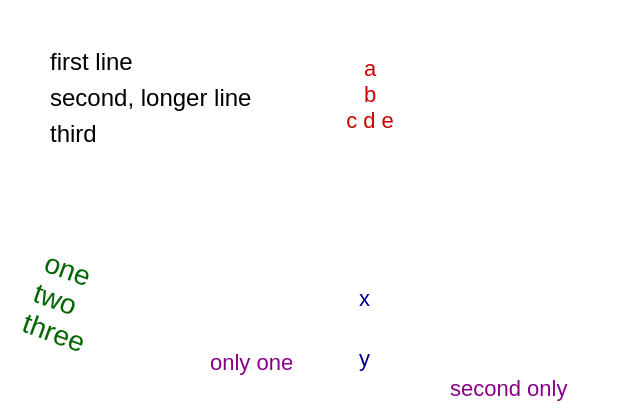

The Vega-Lite source for this figure:
### Vega specification from a JSON file in a GitHub repository (floating-point values rounded to 4 significant figures)
{"$schema": "https://vega.github.io/schema/vega/v6.json", "width": 300, "height": 200, "padding": 5, "marks": [{"type": "text", "encode": {"update": {"x": {"value": 20}, "y": {"value": 30}, "text": {"value": ["first line", "second, longer line", "third"]}, "fontSize": {"value": 12}, "lineHeight": {"value": 18}, "fill": {"value": "black"}}}}, {"type": "text", "encode": {"update": {"x": {"value": 180}, "y": {"value": 30}, "text": {"value": "a\nb\nc d e"}, "lineBreak": {"value": "\n"}, "fontSize": {"value": 11}, "align": {"value": "center"}, "baseline": {"value": "middle"}, "fill": {"value": "#c00"}}}}, {"type": "text", "encode": {"update": {"x": {"value": 20}, "y": {"value": 120}, "text": {"value": "one|two|three"}, "lineBreak": {"value": "|"}, "angle": {"value": 20}, "baseline": {"value": "top"}, "fill": {"value": "#060"}, "fontSize": {"value": 14}}}}, {"type": "text", "encode": {"update": {"x": {"value": 180}, "y": {"value": 150}, "text": {"value": ["x", "y"]}, "align": {"value": "right"}, "baseline": {"value": "bottom"}, "lineHeight": {"value": 30}, "fill": {"value": "#008"}}}}, {"type": "text", "encode": {"update": {"x": {"value": 100}, "y": {"value": 180}, "text": {"value": ["only one"]}, "fill": {"value": "#808"}}}}, {"type": "text", "encode": {"update": {"x": {"value": 200}, "y": {"value": 180}, "text": {"value": ""}, "fill": {"value": "#808"}}}}, {"type": "text", "encode": {"update": {"x": {"value": 220}, "y": {"value": 180}, "text": {"value": ["", "second only"]}, "fill": {"value": "#808"}}}}]}
